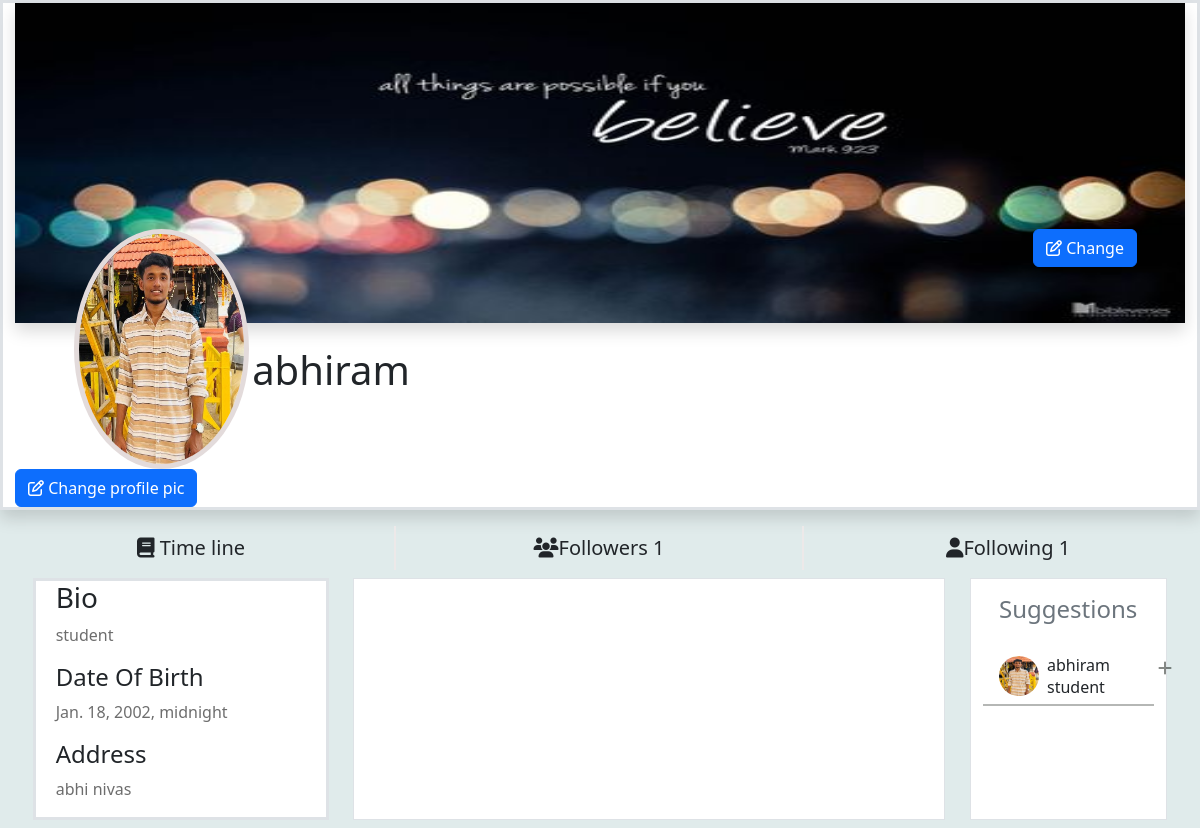
Screenshot of /profile/5/details/ (signed in) with the database file from the repository.
### myapp/models.py (models this page shows, shortened)
class UserProfile(models.Model):
    user=models.OneToOneField(User,on_delete=models.CASCADE,related_name="profile")
    profile_pic=models.ImageField(upload_to="profilepics",blank=True,default="/profilepics/default.avif")
    bio=models.CharField(max_length=200,null=True)
    address=models.CharField(max_length=200,null=True)
    dob=models.DateTimeField(null=True)
    following=models.ManyToManyField("self",related_name="followed_by",symmetrical=False)
    created_date=models.DateTimeField(auto_now_add=True)
    coverpic=models.ImageField(upload_to="coverpic",blank=True,default="/profilepics/cover.jpg")
    def __str__(self):
        return self.user.username

### myapp/views.py (the view)
# urls.py: path("profile/<int:pk>/details/",views.Profile_detail_View.as_view(),name="profiledetail"),
class Profile_detail_View(DetailView):
    model=UserProfile
    template_name="profile.html"
    context_object_name="profile"

### myapp/templates/profile.html (shortened to what this page needs)
<!DOCTYPE html>
{%load static%}
<html lang="en">
<head>
    <link rel="stylesheet" href="https://cdnjs.cloudflare.com/ajax/libs/font-awesome/6.3.0/css/all.min.css"
 />
    <link href="https://cdn.jsdelivr.net/npm/bootstrap@5.3.0-alpha1/dist/css/bootstrap.min.css" rel="stylesheet"
>
    <link rel="stylesheet" href="{%static 'css/profile.css'%}">
</head>
<body style="background-color: rgb(224, 235, 235);">
    <div class="container-fluid border border-3 shadow bg-white">
        <div class="cover_section">
            <img class="coverpic shadow" src="{{profile.coverpic.url}}" alt="">
        </div>
        <div class="profile_section d-flex justify-content-between">
            <img class="propic" src="{{profile.profile_pic.url}}" alt="">
            <h1 class="onwername ">{{profile}}</h1>
            <div class=" me-5"> <button class="btn btn-primary"  data-bs-toggle="modal" data-bs-target="#exampleModal"><i class="fa-regular fa-pen-to-square"></i>
                    Change</button></div>
        </div>
              <div class=" me-5"> <button class="btn btn-primary"  data-bs-toggle="modal" data-bs-target="#exampleModal1"><i class="fa-regular fa-pen-to-square"></i>
                Change profile pic</button></div>
    </div>
        <div class="row d-flex justify-content-evenly">
            <div class="col-4 text-center mt-3 swich  "><a class="btn fs-5" href=""><span><i
                            class="fa-solid fa-book"></i></span> Time line</a></div>
            <div class="col-4 text-center mt-3 swich ">
                <button class="btn fs-5" data-bs-toggle="modal" data-bs-target="#exampleModalfws" href=""  ><span>
                    <i class="fa-solid fa-users"></i></span>Followers {{profile.followed_by.all | length}}</button>
                        </div>
            <div class="col-4 text-center mt-3  "><button class="btn fs-5" data-bs-toggle="modal" data-bs-target="#exampleModalfollowing" href=""><span><i
                            class="fa-solid fa-user"></i></span>Following {{profile.following.all | length}}</button></div>
        </div>
    <div class="container-fluid ">
        <div class="row p-2 d-flex justify-content-evenly">
            <div class="col-3 bg-white  border border-3 ">
                <div class="ms-2">
                    <h3 class="">Bio</h3>
                    <p class=" o">{{profile.bio}}</p>
                    <h4>Date Of Birth</h4>
                    <p class="o">{{profile.dob}}</p>
                    <h4>Address</h4>
                    <p class="o">{{profile.address}}</p>
                </div>
            </div>
            <div class="col-6 bg-white  border">
            </div>
            <div class="col-2 bg-white  border">
                <div class="profilesection bg-white">
                    <h4 class="text-secondary p-3">Suggestions</h4>
                    <div class="p-item ">
                        <div class="peoples d-flex mt-3 ms-3">
                            <div>
                                <img class="peopleimg" src="{{profile.profile_pic.url}}" alt="">
                            </div>
                            <div class="ms-2">
                                <h6 class="m-0">{{profile}}</h6>
                                <p class="m-0">{{profile.bio}}</p>
                            </div>
                            <a href="" class="ms-5"><i style="color:rgba(11, 17, 11, 0.5) ;"
                                    class="fa-solid fa-plus"></i></a>
                        </div>
                        <div class="lines"></div>
                    </div>
                </div>
            </div>
        </div>
    </div>
</body>
</html>

### myapp/static/css/profile.css (style rules this page uses)
* { font-family: 'Segoe UI', Tahoma, Geneva, Verdana, sans-serif; }
.coverpic { width: 100%; height: 40vh; }
.propic { width: 15%; height: 30vh; margin-left: 5%; border-radius: 50%; border: 5px solid rgb(227, 219, 219); }
.profile_section { margin-top: -8%; }
.swich { border-right: 2px solid rgb(237, 233, 233); }
.onwername { margin-top: 10%; margin-left: -53%; font-family: 'Segoe UI', Tahoma, Geneva, Verdana, sans-serif; }
.o { color: rgba(11, 11, 11, 0.6); }
.peopleimg { width:40px; height: 40px; border-radius: 50%; }
.peoples { width: 100%; }
.lines { margin-top: 5px; background-color:rgba(11, 17, 11, 0.3); height: 2px; width: 100%; }
.p-item { width: 100%; }

### rows the page displays
UserProfile: coverpic (picture), profile_pic (picture), user.username "abhiram", followed_by.all|length "1", following.all|length "1", bio "student", dob "Jan. 18, 2002, midnight", address "abhi nivas"
